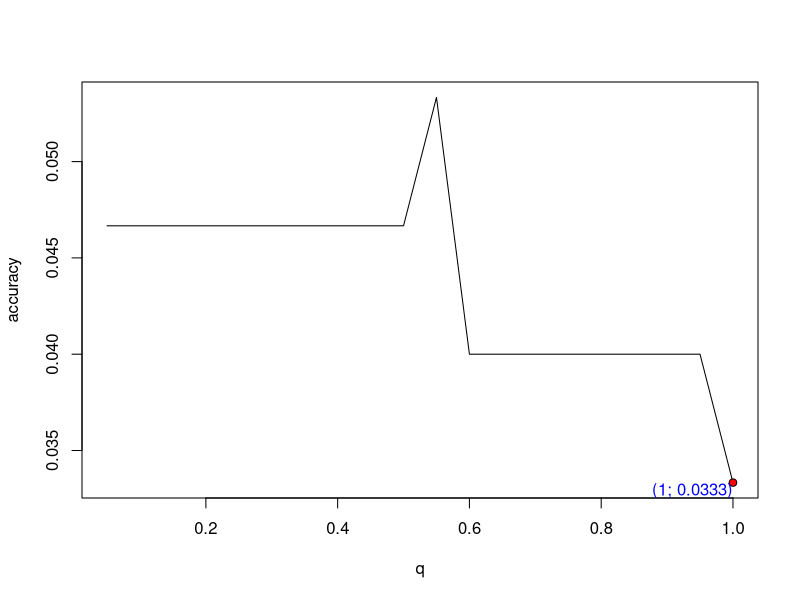

Reproduce this figure in R.
euclideanDistance <- function(u, v)
{
  sqrt(sum((u - v)^2))
}

sortObjectsByDist <- function(xl, z, metricFunction =
                                euclideanDistance)
{
  
  l <- dim(xl)[1]
  n <- dim(xl)[2] - 1
  distances <- matrix(NA, l, 2)
  for (i in 1:l)
  {
    distances[i, ] <- c(i, metricFunction(xl[i, 1:n], z))
  }
  
  orderedXl <- xl[order(distances[, 2]), ]
  return (orderedXl);
}

kNN <- function(xl, z, k)
{
  n <- dim(xl)[2] - 1
  classes <- xl[1:k, n + 1]
  counts <- table(classes)
  class <- names(which.max(counts))
  return (class)
}

kwNN <- function(xl, z, k,q)
{
  m <- c("setosa" = 0, "versicolor" = 0, "virginica" = 0)
  
  n <- dim(xl)[2] - 1
  classes <- xl[1:k, n + 1]
  for(i in 1:k)
  {
    w<-q ^ i
    m[classes[i]]<-m[classes[i]]+w
  }
  class <- names(which.max(m))
  return (class)
}


colors <- c("setosa" = "red", "versicolor" = "green3",
            "virginica" = "blue") 
xl <- iris[, 3:5]
k <-150
LOO<-rep(0,k)

n<-150
K<-seq(0.05,1,length.out = 20)
accuracy<-c(0,k)
for(i in 1:n)
{
  z<-c(xl[i,1],xl[i,2])
  
  x<-sortObjectsByDist(xl[, 1:3][-i,], z)
  
  for(j in 1:20)
  {
    class<-kwNN(x,z,k=6,K[j])
    if(class != xl[i,3])LOO[j]<-LOO[j]+1
  }
}
for (i in 1:20)
{
  accuracy[i]<-LOO[i]/n
}
plot(K,accuracy,type = "l",xlab = "q")
min<-which.min(accuracy)

points(K[min],accuracy[min],pch = 21, bg = "red", asp = 1)

text( K[min],accuracy[min], sprintf("(%d; %.4f)", K[min], accuracy[min]), adj = c( 1, 1 ), col = "blue" )